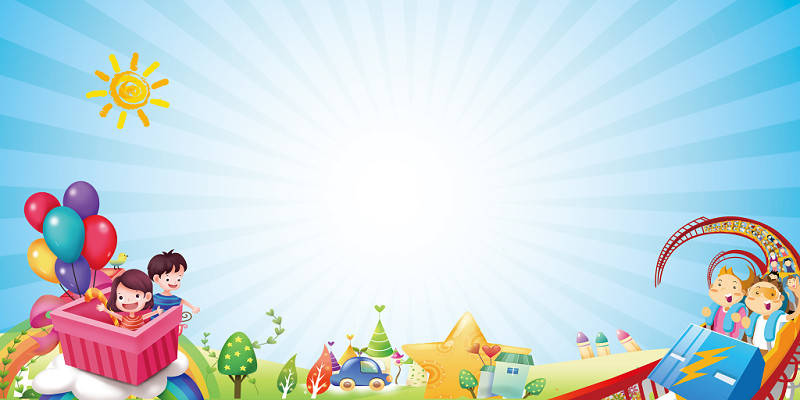
#> input picture 处理文件、摄像头和图形用户界面/使用numpy访问图像数据/2.jpg, 800 x 400 px
$ python test_4.py
#> lines starting #> are read from the running program, lines starting #| are printed output that depends on the picture; after the words box and inside, x2 and y2 are one past the last pixel; in counts of white or black regions, pixels touching at a corner belong together
# -*- coding:utf8 -*-
# @TIME     :2019/6/2 18:05
# @Author   : 洪松
# @File     : test_4.py

import cv2 as cv

img = cv.imread('2.jpg')
#> img is the input picture: shape (400, 800, 3); mean B, G, R 219.9, 215.3, 197.8
my_roi = img[0:100, 0:100]
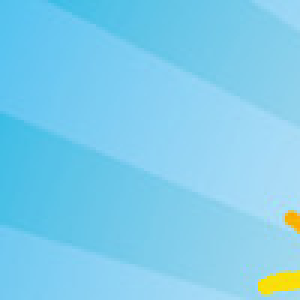
#> my_roi: shape (100, 100, 3) (shown 3 times larger); mean B, G, R 236.1, 205.2, 125.4
img[300:400, 300:400] = my_roi
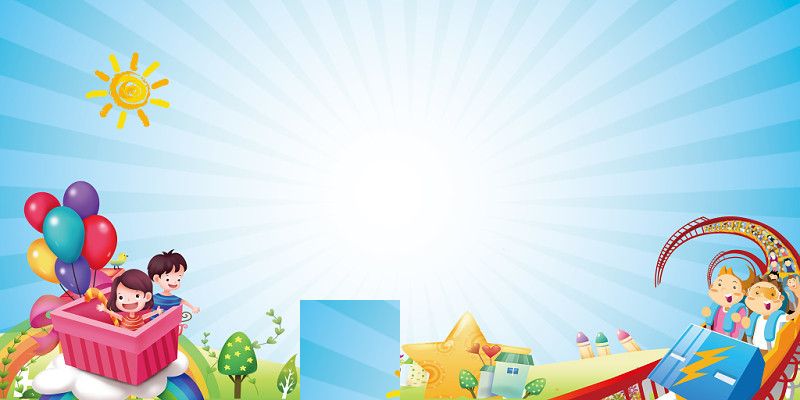
#> img: shape (400, 800, 3); 3.12% of pixels changed, all inside (x1, y1, x2, y2) = (300, 300, 400, 400)
cv.imwrite('2_result.jpg', img)
